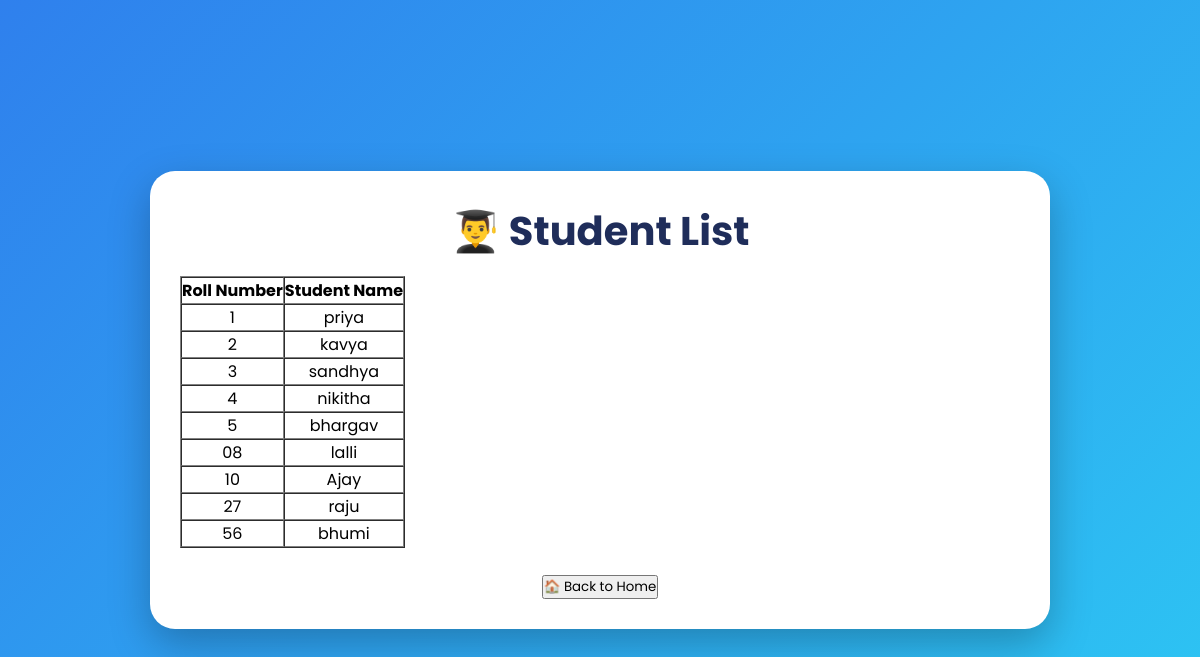
/students, run on the app's committed database.
### tables this page shows
CREATE TABLE students(
            roll_no TEXT PRIMARY KEY,
            name TEXT
        );

### app.py (the view)
@app.route("/students")
def students():
    conn = sqlite3.connect("students.db")
    cursor = conn.cursor()
    cursor.execute("""
            SELECT roll_no, name
            FROM students
            ORDER BY CAST(roll_no AS INTEGER) ASC
    """)
    students = cursor.fetchall()
    conn.close()
    return render_template("students.html", students=students)

### templates/students.html (shortened to what this page needs)
<!DOCTYPE html>
<html lang="en">
<head>
    <link rel="stylesheet" href="{{ url_for('static', filename='style.css') }}">
</head>
<body>
<div class="container">
    <h1>👨‍🎓 Student List</h1>
    <table border="1" cellpadding="10" cellspacing="0">
        <tr>
            <th>Roll Number</th>
            <th>Student Name</th>
        </tr>
        {% for student in students %}
        <tr>
            <td>{{ student[0] }}</td>
            <td>{{ student[1] }}</td>
        </tr>
        {% endfor %}
    </table>
    <br>
    <a href="/">
        <button>🏠 Back to Home</button>
    </a>
</div>
</body>
</html>

### static/style.css (style rules this page uses)
* { margin:0; padding:0; box-sizing:border-box; font-family:'Poppins',sans-serif; }
body { min-height:100vh; display:flex; justify-content:center; align-items:center; background:linear-gradient(135deg,#2f80ed,#2dc7f3); padding:30px; }
.container { width:900px; background:#fff; border-radius:25px; padding:30px; text-align:center; box-shadow:0 15px 40px rgba(0,0,0,.25); }
h1 { font-size:40px; color:#1f2d5a; margin-bottom:15px; }

### data on the page
students: roll_no "1", name "priya"
students: roll_no "2", name "kavya"
students: roll_no "3", name "sandhya"
students: roll_no "4", name "nikitha"
students: roll_no "5", name "bhargav"
students: roll_no "08", name "lalli"
students: roll_no "10", name "Ajay"
students: roll_no "27", name "raju"
students: roll_no "56", name "bhumi"
